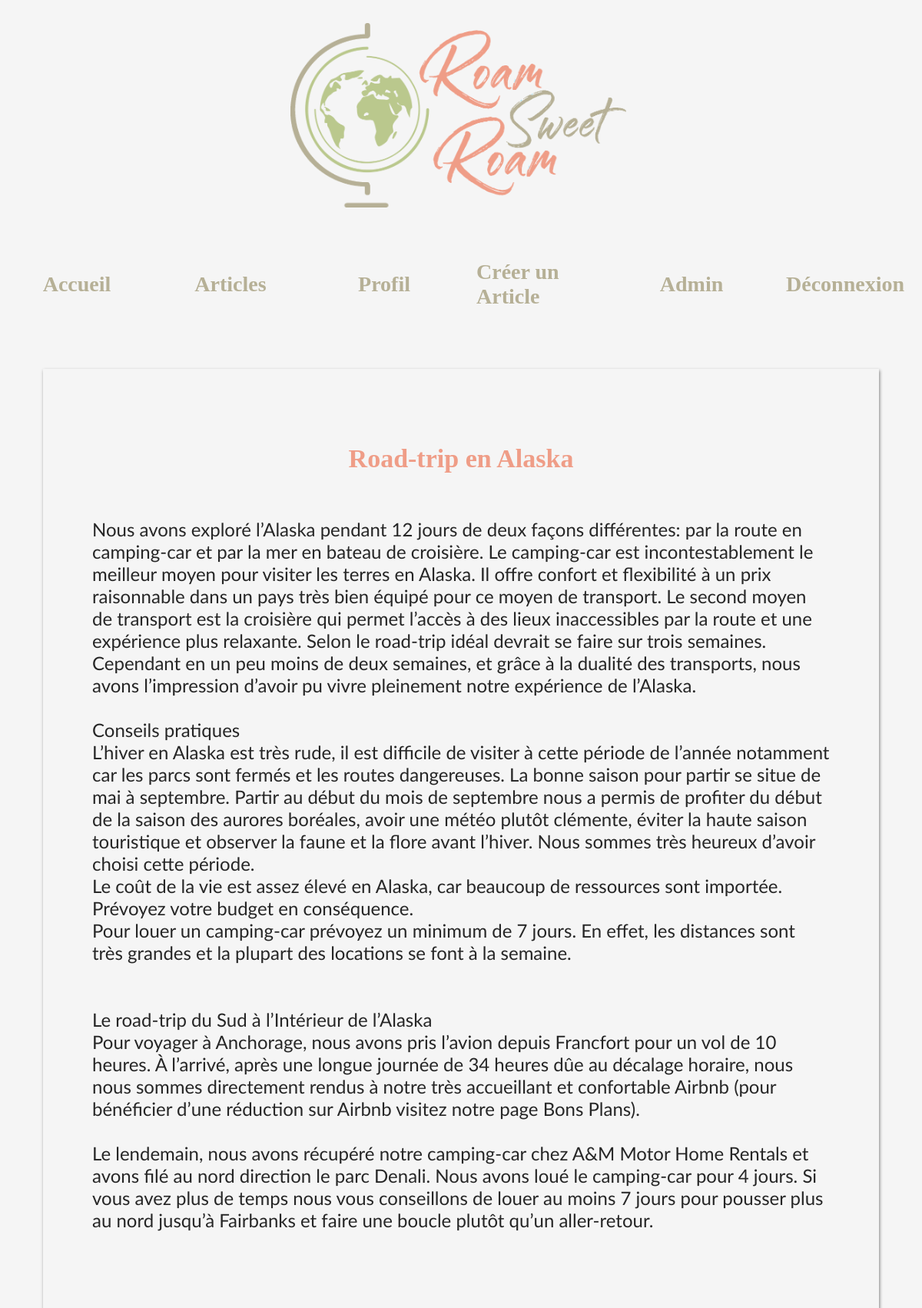
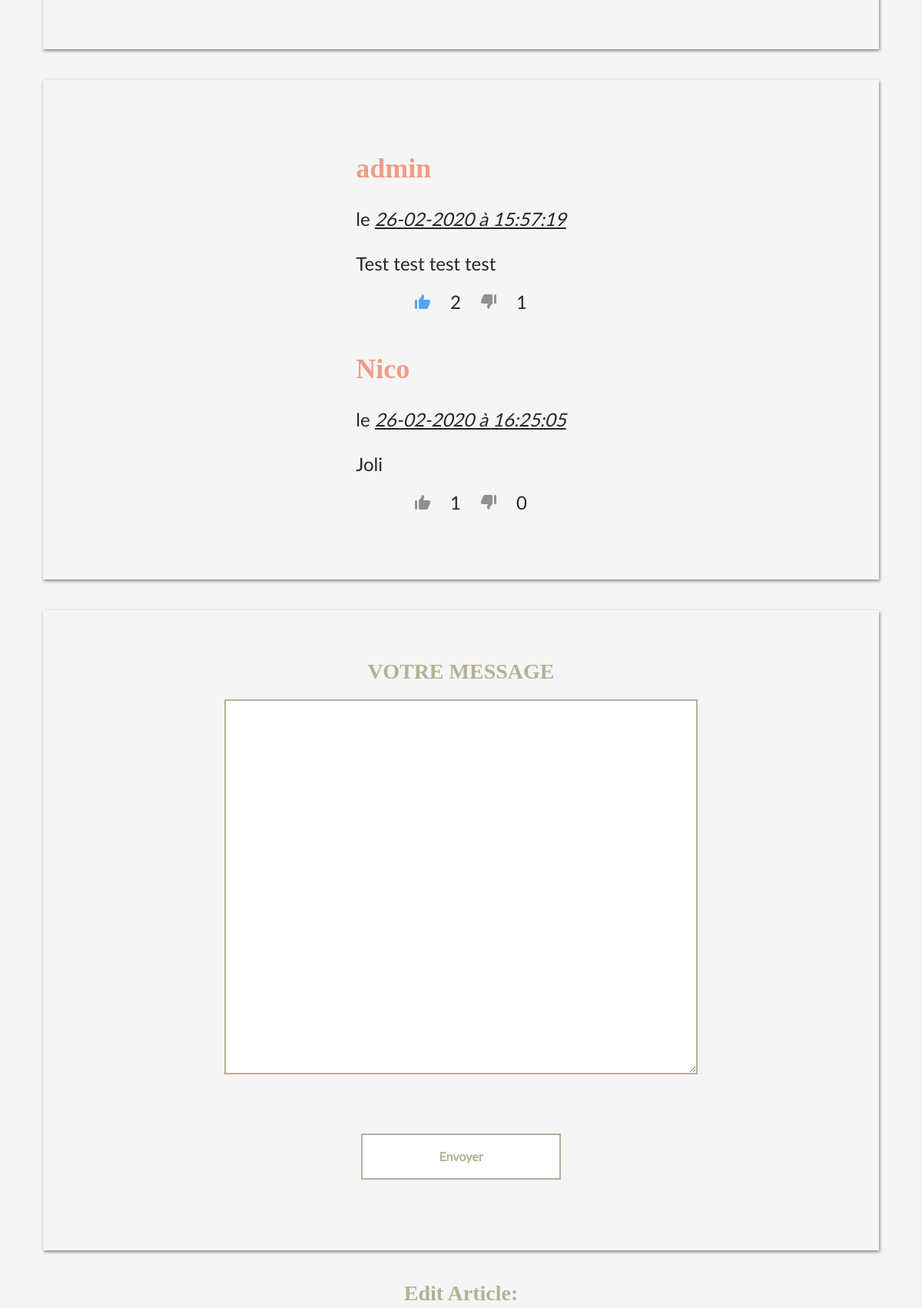
Page /article.php?idarticle=25 (signed in, upper part) on the committed database (2 pictures, top to bottom).
### tables this page shows
CREATE TABLE IF NOT EXISTS `blog_articles` (
  `id` int(11) NOT NULL AUTO_INCREMENT,
  `article` text NOT NULL,
  `id_utilisateur` int(11) NOT NULL,
  `id_categorie` int(11) NOT NULL,
  `date` timestamp NOT NULL,
  `titre` varchar(255) NOT NULL,
  `img` varchar(255) NOT NULL,
  PRIMARY KEY (`id`)
);

CREATE TABLE IF NOT EXISTS `blog_utilisateurs` (
  `id` int(11) NOT NULL AUTO_INCREMENT,
  `login` varchar(255) NOT NULL,
  `password` varchar(255) NOT NULL,
  `email` varchar(255) NOT NULL,
  `id_droits` int(11) NOT NULL,
  PRIMARY KEY (`id`)
);

CREATE TABLE IF NOT EXISTS `blog_commentaires` (
  `id` int(11) NOT NULL AUTO_INCREMENT,
  `commentaire` varchar(1024) NOT NULL,
  `id_article` int(11) NOT NULL,
  `id_utilisateur` int(11) NOT NULL,
  `date` timestamp NOT NULL,
  PRIMARY KEY (`id`)
);

### like.php (called while the page is built, shortened)
<?php if ( isset($_SESSION['login']) ) {
                    $idmoi = $resultat2[0]['id'];
                    $intidmoi = intval($idmoi);
                    $requetecount = "SELECT COUNT(*) FROM blog_votes WHERE id_utilisateur=$intidmoi  AND id_message=$intidcom AND valeur=1";
                    $query3 = mysqli_query($cnx, $requetecount);
                    $resultat3 = mysqli_fetch_all($query3, MYSQLI_ASSOC);
                    $requetecountdislike = "SELECT COUNT(*) FROM blog_votes WHERE id_utilisateur=$intidmoi  AND id_message=$intidcom AND valeur=-1";
                    $query4 = mysqli_query($cnx, $requetecountdislike);
                    $resultat4 = mysqli_fetch_all($query4, MYSQLI_ASSOC);
                }
                $requetecountlikeall = "SELECT COUNT(*) FROM blog_votes WHERE id_message=$intidcom AND valeur=1";
                $query5 = mysqli_query($cnx, $requetecountlikeall);
                $resultat5 = mysqli_fetch_all($query5, MYSQLI_ASSOC);
                $requetecountdislikeall = "SELECT COUNT(*) FROM blog_votes WHERE id_message=$intidcom AND valeur=-1";
                $query6 = mysqli_query($cnx, $requetecountdislikeall);
                $resultat6 = mysqli_fetch_all($query6, MYSQLI_ASSOC);
?>

### article.php (the view, shortened to what this page needs)
<?php
$cnx = mysqli_connect("db5000890310.hosting-data.io", "dbu594451", "S26n6j29p20m13!", "dbs781078");
if ( isset($_GET["idarticle"]) ) {
    $idarticle = $_GET["idarticle"];
    $intidarticle = intval($idarticle);
    $requete1 = "SELECT * FROM blog_commentaires WHERE id_article=$intidarticle ORDER BY date ASC";
    $query1 = mysqli_query($cnx, $requete1);
    $resultat = mysqli_fetch_all($query1, MYSQLI_ASSOC);
    $taille = sizeof($resultat) - 1;
    $requetearticle = "SELECT * FROM blog_articles WHERE id=$intidarticle";
    $queryarticle = mysqli_query($cnx, $requetearticle);
    $resultatarticle = mysqli_fetch_all($queryarticle, MYSQLI_ASSOC);
}
if ( isset($_SESSION['login']) ) {
    $requete2 = "SELECT * FROM blog_utilisateurs WHERE login='".$_SESSION['login']."'";
    $query2 = mysqli_query($cnx, $requete2);
    $resultat2 = mysqli_fetch_all($query2, MYSQLI_ASSOC);
}
else {
    header("Location: connexion.php");
}
?>
<!DOCTYPE html>
<html>
<head>
    <link rel="stylesheet" type="text/css" href="css/style.css">
</head>
<body>
<?php include("header.php"); ?>
    <main class="mainarticles">
        <?php if ( isset($_GET["idarticle"]) ) {?>
         <section class="cmid">
            <section class="articlepart">
            <h1><?php echo $resultatarticle[0]["titre"]; ?></h1>
            <p class="h1topic"><?php echo nl2br($resultatarticle[0]['article']); ?></p>
            </section>
            <section class="articlepart">
            <?php
            $a = 0;
            if( !empty($resultat) && isset($_GET["idarticle"]) ) {
            while ($a <= $taille) {
                $datesql = $resultat[$a]['date'];
                $newdate = date('d-m-Y à H:i:s', strtotime($datesql));
                $iduser = $resultat[$a]['id_utilisateur'];
                $idcom = $resultat[$a]['id'];
                $intidcom = intval($idcom);
                $requetelogin = "SELECT login, email, id_droits FROM blog_utilisateurs WHERE id=$iduser";
                $querylogin = mysqli_query($cnx, $requetelogin);
                $resultatlogin = mysqli_fetch_all($querylogin, MYSQLI_ASSOC);
                include("like.php");
                ?>
                <section class="cmessages">
                    <article class="messageleft">
                        <h2><?php echo $resultatlogin[0]["login"]; ?></h2>
                    </article>
                    <article class="message">
                        <article>
                        <?php
                        echo "le <i><u>".$newdate."</u></i><br /><br />";
                        echo $resultat[$a]['commentaire']."<br />";
                        ?>
                        </article>
                        <section>
                            <article class="likebtn">
                                <form method="post" action="article.php?idarticle=<?php echo $intidarticle; ?>">
                                    <div id="formvote">
                                    <?php
                                    if ( isset($_SESSION['login']) && $resultat3[0]['COUNT(*)'] != "0" ) {
                                        echo "<input type=\"submit\" name=\"likebutton".$a."\" id=\"likev\" value=\"like\" required><div class=\"resultatvotes\">".$resultat5[0]['COUNT(*)']."</div>";
                                        echo "<input type=\"submit\" name=\"dislikebutton".$a."\" id=\"dislike\" value=\"dislike\" required><div class=\"resultatvotes\">".$resultat6[0]['COUNT(*)']."</div>";
                                    }
                                    else {
                                        echo "<input type=\"submit\" name=\"likebutton".$a."\" id=\"like\" value=\"like\" required><div class=\"resultatvotes\">".$resultat5[0]['COUNT(*)']."</div>";
                                        echo "<input type=\"submit\" name=\"dislikebutton".$a."\" id=\"dislike\" value=\"dislike\" required><div class=\"resultatvotes\">".$resultat6[0]['COUNT(*)']."</div>";
                                    }
                                    ?>
                                    </div>
                                </form>
                            </article>
                        </section>
                    </article>
                </section>
                <?php
                $a++;
            }
        }
        elseif ( isset($_GET["idaritlce"]) && empty($resultatarticle) || isset($_SESSION['login']) && !isset($_GET["idarticle"]) ) {
            echo "Cet Article n'existe pas !";
        }
        elseif ( isset($_GET["idarticle"]) && !empty($resultatarticle) && empty($resultat) ) {
            echo "Pas de commentaire pour cet article, envoyez votre premier message !";
        }
            ?>
            </section>
            <section class="articlepart">
            <?php
            if ( isset($_SESSION['login']) && isset($_GET["idarticle"]) && !empty($resultatarticle) ) {
            ?>
                <form class="form_site" method="post" action="article.php?idarticle=<?php echo $intidarticle; ?>">
                    <label>VOTRE MESSAGE</label>
                    <textarea name="commentaire" required></textarea><br />
                    <input type="submit" value="Envoyer" name="envoyer" >
                </form>
                <?php
            }
            elseif ( !isset($_SESSION['login']) ) {
            ?>
                <p class="red center">ERREUR</b><br />
                Vous devez être connecté pour accéder à cette page.</p>
            <?php
            }
            ?>
            </section>
           </section>
    <?php
    if ( $_SESSION['droits'] == 1337 ) {
    ?>
    <form action="article.php?idarticle=<?php echo $intidarticle; ?>" method="post">
    <label for="editarticle">Edit Article:</label>
    </form>
    <?php
    }
}
else {
    echo "<span class=\"red center\">Erreur 404, article introuvable.</span>";
}
    ?>
    </main>
</body>
</html>

### css/style.css (style rules this page uses)
body { margin: 0; background-color: #f5f5f5; }
main { margin: 80px 0 80px 0; }
form { display: flex; flex-direction: column; justify-content: center; align-items: center; height: 100%; width: 100%; }
form label { font-size: 28px; font-family: "AmaticSC-Regular"; font-weight: bold; color: #b6b096; }
form input[type="text"], input[type="password"], input[type="email"], textarea, select { height: 50px; width: 260px; border: 2px solid #b6b096; margin: 20px; padding-left: 10px; font-size: 18px; font-family: "Lato-Regular"; color: #262626; }
form textarea { height: 60vh; width: 50vw; border: 2px solid #b6b096; margin: 20px; padding-left: 10px; font-size: 18px; font-family: "Lato-Regular"; color: #262626; }
form input[type="submit"] { height: 60px; width: 260px; border: 2px solid #b6b096; margin: 28px; font-family: "Lato-Regular"; font-weight: bold; color: #b6b096; font-size: 16px; background-color: white; }
.mainarticles { display: flex; flex-direction: column; justify-content: center; align-items: center; }
.cmid { color: #262626; font-family: "Lato-Regular"; font-size: 24px; }
.articlepart { width: 80vw; background-color: #f5f5f5; display: flex; flex-direction: column; margin: 0 0 40px 0; box-shadow: 1px 2px 4px grey; align-items: center; padding: 64px; }
.cmid h1 { color: #ef9d87; font-family: "AmaticSC-Regular"; font-size: 34px; }
.cmid p { margin-bottom: 100px; }
#formvote { display: flex; align-items: center; }
#like { font-size: 0; width: 24px; height: 24px; border: none; margin: 24px; padding: 0; background: transparent; background-image: url(../img/like.png); opacity: 1; }
#dislike { font-size: 0; width: 24px; height: 24px; border: none; margin: 24px; padding: 0; background: transparent; background-image: url(../img/dislike.png); }
#likev { font-size: 0; width: 24px; height: 24px; border: none; margin: 24px; padding: 0; background: transparent; background-image: url(../img/likev.png); opacity: 1; }
.messageleft { color: #ef9d87; font-family: "AmaticSC-Regular"; }

### rows in the picture
blog_articles: titre "Road-trip en Alaska", article "Nous avons exploré l’Alaska pendant 12 jours de deux façons différentes: par la route en camping-car et par la mer en bateau de croisière. Le camping-car est incontestablement le meilleur moyen pour visiter les terres en Alaska. Il offre confort et flexibilité à un prix raisonnable dans un pays très bien équipé pour ce moyen de transport. Le second moyen de transport est la croisière qui permet l’accès à des lieux inaccessibles par la route et une expérience plus relaxante. Selon le road-trip idéal devrait se faire sur trois semaines. Cependant en un peu moins de deux semaines, et grâce à la dualité des transports, nous avons l’impression d’avoir pu vivre pleinement notre expérience de…"
blog_utilisateurs: login "admin"
blog_commentaires: date "26-02-2020 à 15:57:19", commentaire "Test test test test"
blog_utilisateurs: login "Nico"
blog_commentaires: date "26-02-2020 à 16:25:05", commentaire "Joli"

### other values in the picture
$resultat5[0]['COUNT(*)'] "2"
$resultat6[0]['COUNT(*)'] "1"
$resultat5[0]['COUNT(*)'] "1"
$resultat6[0]['COUNT(*)'] "0"
